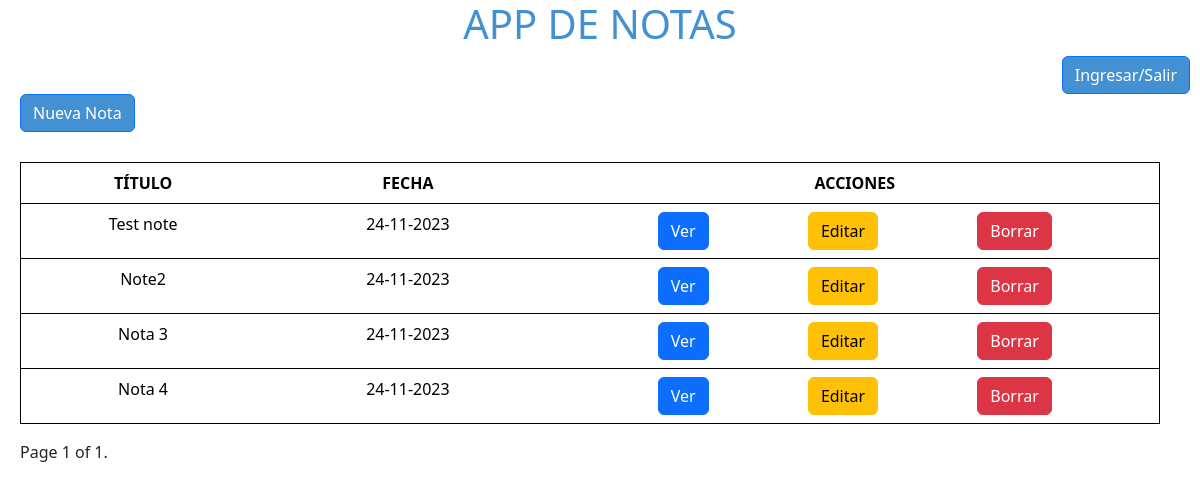
The app's page /, older data.
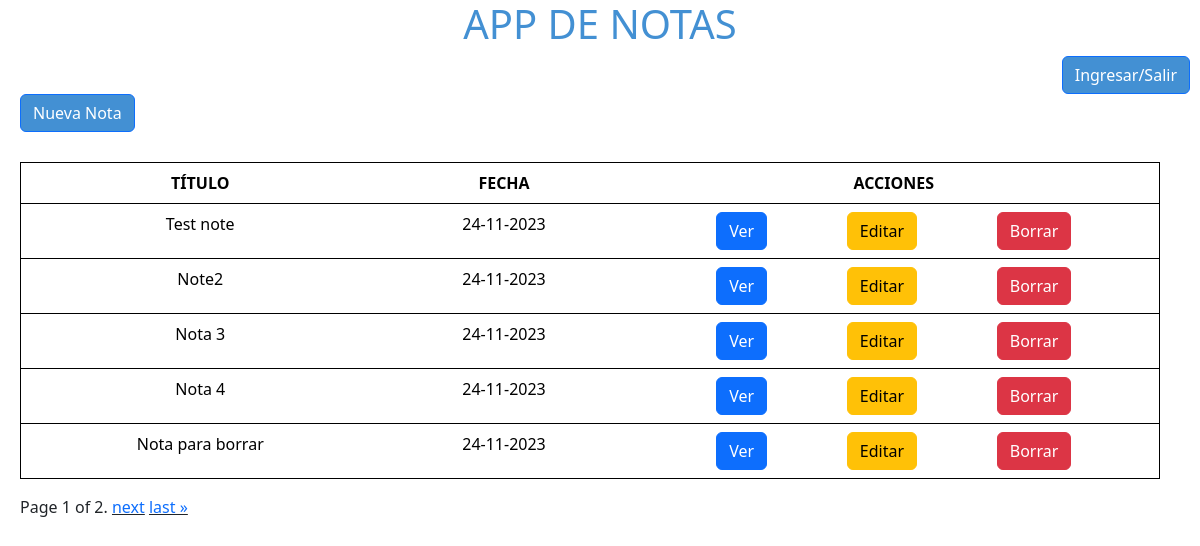
The same page, newer data.
### notes/models.py (models this page shows, shortened)
class Note(models.Model):
    title = models.CharField(max_length=30)
    note_body = models.CharField(max_length=200)
    creation_date = models.DateTimeField()

### notes/views.py (the view)
# urls.py: path('', views.notesPage, name='notesPage'),
def notesPage(request):
    notes_list = Note.objects.all().order_by('creation_date').reverse()
    paginator = Paginator(notes_list, 5)
    page_number = request.GET.get('page', 1)
    page_obj = paginator.get_page(page_number)
    template = loader.get_template("mostrarNotas.html")
    context = {"page_obj": page_obj}
    return HttpResponse(template.render(context, request))

### notes/templates/mostrarNotas.html (shortened to what this page needs)
{% extends 'base.html' %}
{% load static %}
{% block body %}
    <body>
        <div class="main-container">
            <div id="title-container">
                <h1 id='title'>APP DE NOTAS</h1>
            </div>
            <div id="in-out-container">
                <a href="#"  id="in-out-btn" class="btn btn-primary">Ingresar/Salir</a>
            </div>
            <div id="new-note-container">
                <a href="{% url 'createNotePage' %}"  id="new-note-btn" class="btn btn-primary">Nueva Nota</a>
            </div>
            <div id="notes-container">
                <table class="table">
                    <thead>
                        <tr>
                            <th scope="col">TÍTULO</th>
                            <th scope="col">FECHA</th>
                            <th scope="col">ACCIONES</th>
                        </tr>
                    </thead>
                    <tbody>
                        {% for note in page_obj %}
                        <tr>
                            <td>{{ note.title }}</td>
                            <td>{{note.creation_date|date:"d-m-Y"}} </td>
                            <td>
                                <div class="actions-container">
                                <a href="{% url 'viewNotePage' note.id page_obj.number %}" class="btn btn-primary">Ver</a> <a href="{% url 'editNotePage' note.id %}" class="btn btn-warning">Editar</a> <a href="{% url 'deleteNotePage' note.id %}" class="btn btn-danger">Borrar</a></td>
                                </div>
                        </tr>
                        {% endfor %}
            <div class="pagination pag">
                <span class="step-links">
                    <span class="current">
                        Page {{ page_obj.number }} of {{ page_obj.paginator.num_pages }}.
                    </span>
                    {% if page_obj.has_next %}
                        <a href="?page={{ page_obj.next_page_number }}" class="link-underline-dark">next</a>
                        <a href="?page={{ page_obj.paginator.num_pages }}" class="link-underline-dark">last &raquo;</a>
                    {% endif %}
                </span>
            </div>
    </body>
{% endblock body %}

Row changes from the older to the newer data that the page shows:
added Note: title "Nota para borrar", creation_date "24-11-2023"
Text that changed along with them:
{{ page_obj.paginator.num_pages }}: "1" → "2"
text now shown: "next last »"
